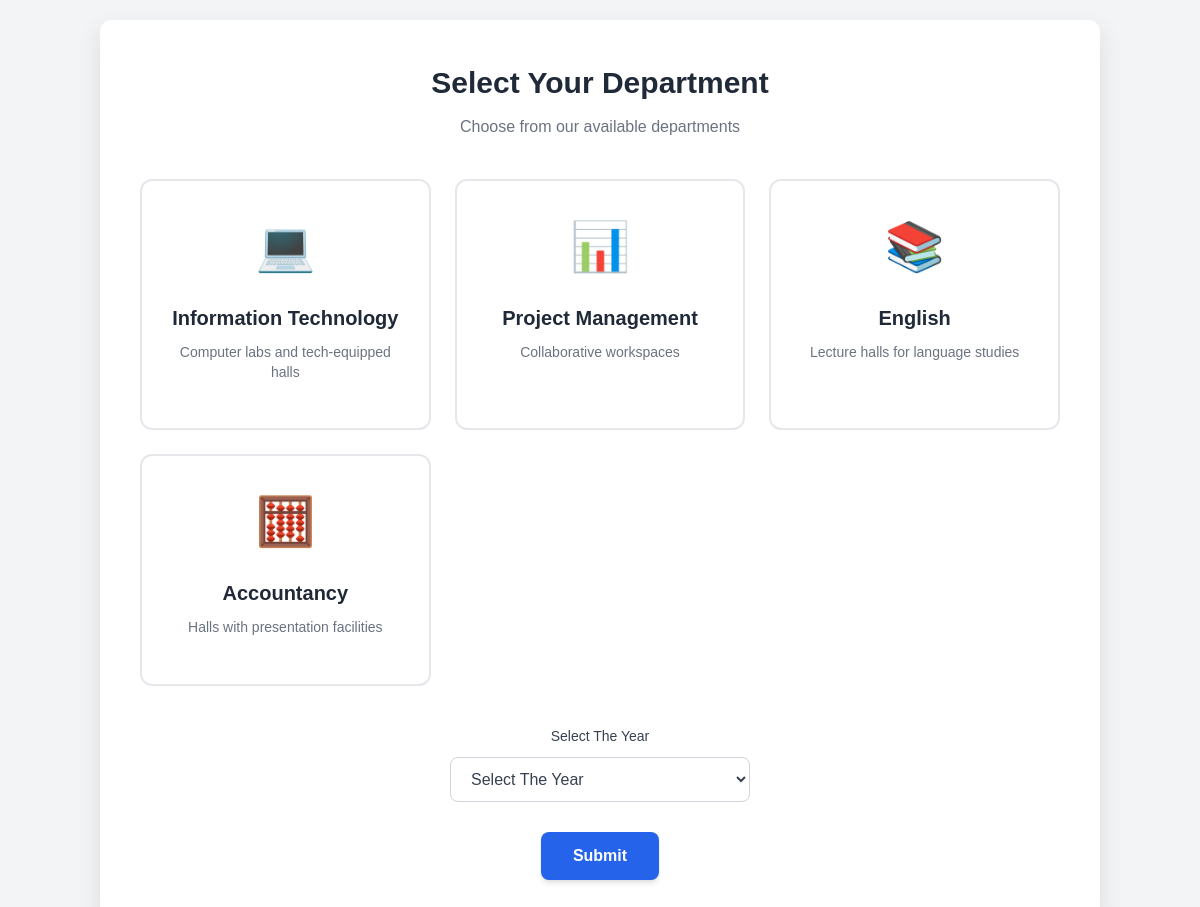
The page /department on the database as committed earlier.
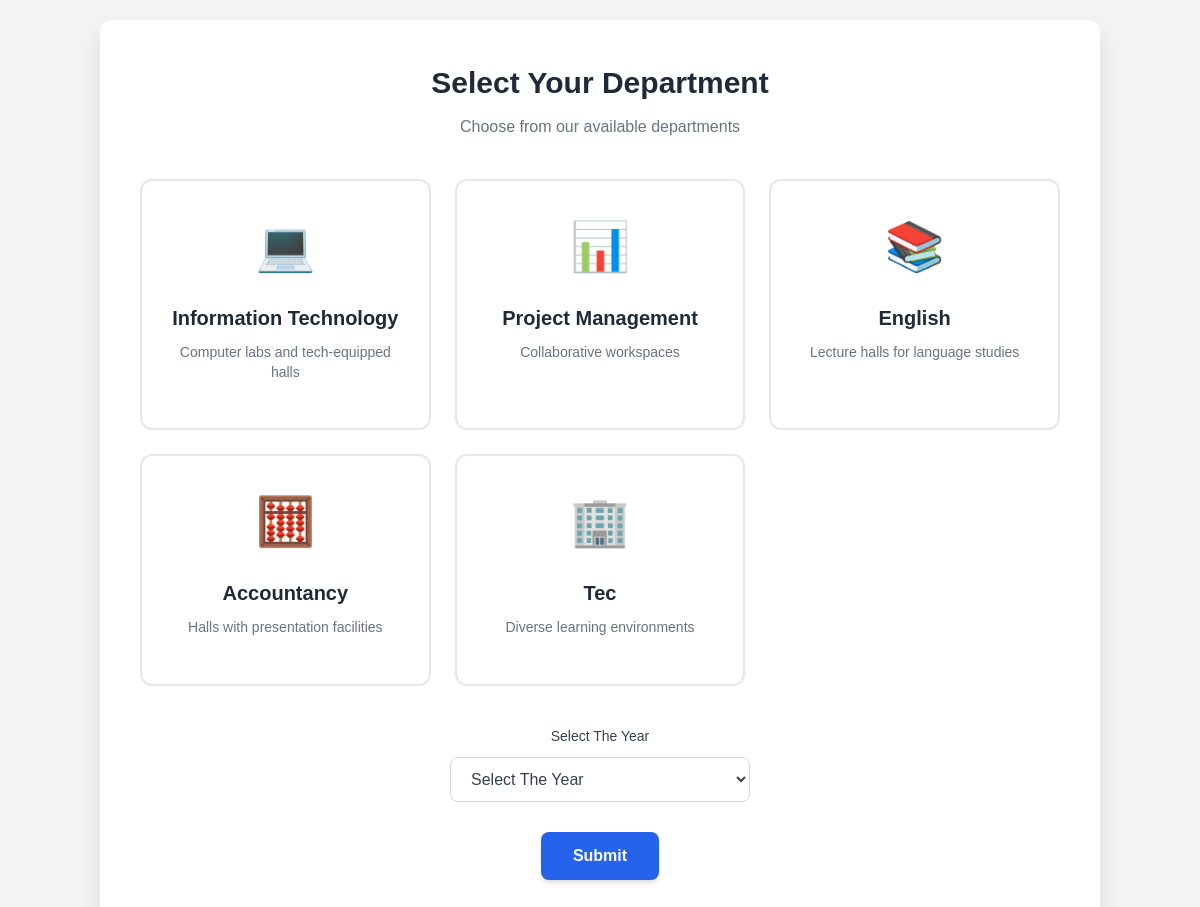
The same page on the database as committed later.
### app.py (models this page shows)
class Department(db.Model):
   id=db.Column(db.Integer,primary_key=True)
   department_name=db.Column(db.String(50),nullable=False,unique = True)

### app.py (the view)
@app.route('/department',methods = ['GET', 'POST'])
def department():
   departments = Department.query.all()
   if request.method == "POST":
      session['selected_department'] = request.form.get('faculty')
      session['selected_year'] = request.form.get('year')
      return redirect(url_for('selectDatetime'))
   return render_template('department.html',departments=departments)

### templates/department.html (shortened to what this page needs)
{% extends "base.html" %}
    {% block head %}
        <link rel="stylesheet" href="{{ url_for('static', filename='css/select_depatment.css') }}">
    {% endblock %}
{% block content %}
    <form action="" method="post" class="form-container">
        <div class="page-header">
            <h1>Select Your Department</h1>
            <p>Choose from our available departments</p>
        </div>
        <div class="department-grid">
            {% for department in departments %}
            <label for="{{department.id}}" class="department-card">
                <div class="department-icon {% if department.department_name == 'Information Technology' %}icon-it{% elif department.department_name == 'Project Management' %}icon-pm{% elif department.department_name == 'English' %}icon-english{% elif department.department_name == 'Accountancy' %}icon-accountancy{% else %}icon-default{% endif %}"></div>
                <h2 class="department-title">{{department.department_name}}</h2>
                <p class="department-description">
                    {% if department.department_name == "Information Technology" %}
                        Computer labs and tech-equipped halls
                    {% elif department.department_name == "Project Management" %}
                        Collaborative workspaces
                    {% elif department.department_name == "English" %}
                        Lecture halls for language studies
                    {% elif department.department_name == "Accountancy" %}
                        Halls with presentation facilities
                    {% else %}
                        Diverse learning environments
                    {% endif %}
                </p>
            </label>
            {% endfor %}
        </div>
        <div class="year-selection">
            <label for="deleteYear">Select The Year</label>
            <select id="deleteYear" name="year" required class="year-select">
                <option value="" disabled selected>Select The Year</option>
            </select>
        </div>
        <div class="submit-section">
            <input type="submit" value="Submit" class="submit-btn">
        </div>
    </form>
{% endblock %}

Rows that differ between the two databases and show on the page:
added Department: department_name "Tec", shows "Diverse learning environments"
